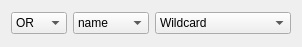
<?xml version="1.0" encoding="UTF-8"?>
<ui version="4.0">
 <class>Form</class>
 <widget class="QWidget" name="Form">
  <property name="enabled">
   <bool>true</bool>
  </property>
  <property name="geometry">
   <rect>
    <x>0</x>
    <y>0</y>
    <width>259</width>
    <height>47</height>
   </rect>
  </property>
  <property name="windowTitle">
   <string>Form</string>
  </property>
  <layout class="QVBoxLayout" name="verticalLayout">
   <item>
    <layout class="QHBoxLayout" name="horizontalLayout">
     <item>
      <widget class="QComboBox" name="comboBox">
       <item>
        <property name="text">
         <string>OR</string>
        </property>
       </item>
       <item>
        <property name="text">
         <string>AND</string>
        </property>
       </item>
       <item>
        <property name="text">
         <string>NOT</string>
        </property>
       </item>
      </widget>
     </item>
     <item>
      <widget class="QComboBox" name="comboBox_2">
       <item>
        <property name="text">
         <string>name</string>
        </property>
       </item>
       <item>
        <property name="text">
         <string>contains</string>
        </property>
       </item>
       <item>
        <property name="text">
         <string>date</string>
        </property>
       </item>
       <item>
        <property name="text">
         <string>mime</string>
        </property>
       </item>
      </widget>
     </item>
     <item>
      <widget class="QComboBox" name="comboBox_3">
       <item>
        <property name="text">
         <string>Wildcard</string>
        </property>
       </item>
       <item>
        <property name="text">
         <string>Regular expression</string>
        </property>
       </item>
       <item>
        <property name="text">
         <string>Fuzzy</string>
        </property>
       </item>
       <item>
        <property name="text">
         <string>Fixed string</string>
        </property>
       </item>
      </widget>
     </item>
    </layout>
   </item>
  </layout>
 </widget>
 <resources/>
 <connections/>
</ui>
